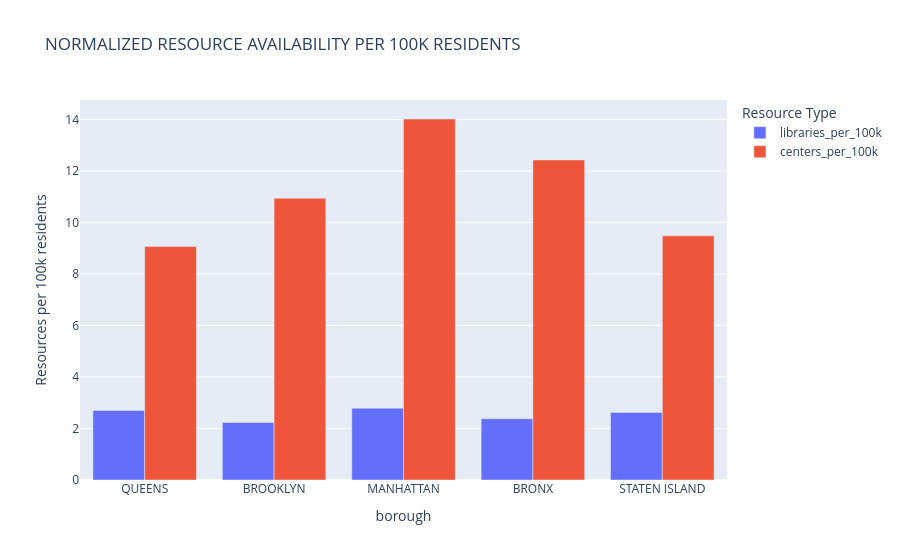

Notebook source saved alongside this figure:
### Code cell
pop_fig = px.bar( 
    normalized,
    x="borough",
    y=["libraries_per_100k","centers_per_100k"],
    barmode="group",
    title="NORMALIZED RESOURCE AVAILABILITY PER 100K RESIDENTS",
    labels={"value":"Resources per 100k residents","variable":"Resource Type"}
)

pop_fig.update_layout(
    height=600,
    legend_title_text="Resource Type"    
)
pop_fig.show()

### Figure 1 — Plotly figure (JSON) as saved in the notebook; plotly's stock layout.template omitted (floating-point values rounded to 4 significant figures)
{"data": [{"alignmentgroup": "True", "hovertemplate": "Resource Type=libraries_per_100k<br>borough=%{x}<br>Resources per 100k residents=%{y}<extra></extra>", "legendgroup": "libraries_per_100k", "marker": {"color": "#636efa", "pattern": {"shape": ""}}, "name": "libraries_per_100k", "offsetgroup": "libraries_per_100k", "orientation": "v", "showlegend": true, "textposition": "auto", "type": "bar", "x": ["QUEENS", "BROOKLYN", "MANHATTAN", "BRONX", "STATEN ISLAND"], "xaxis": "x", "y": [2.702, 2.234, 2.79, 2.377, 2.622], "yaxis": "y"}, {"alignmentgroup": "True", "hovertemplate": "Resource Type=centers_per_100k<br>borough=%{x}<br>Resources per 100k residents=%{y}<extra></extra>", "legendgroup": "centers_per_100k", "marker": {"color": "#EF553B", "pattern": {"shape": ""}}, "name": "centers_per_100k", "offsetgroup": "centers_per_100k", "orientation": "v", "showlegend": true, "textposition": "auto", "type": "bar", "x": ["QUEENS", "BROOKLYN", "MANHATTAN", "BRONX", "STATEN ISLAND"], "xaxis": "x", "y": [9.063, 10.94, 14.02, 12.43, 9.481], "yaxis": "y"}], "layout": {"autosize": true, "barmode": "group", "legend": {"title": {"text": "Resource Type"}, "tracegroupgap": 0}, "title": {"text": "NORMALIZED RESOURCE AVAILABILITY PER 100K RESIDENTS"}, "xaxis": {"anchor": "y", "autorange": true, "domain": [0, 1], "range": [-0.5, 4.5], "title": {"text": "borough"}, "type": "category"}, "yaxis": {"anchor": "x", "autorange": true, "domain": [0, 1], "range": [0, 14.75], "title": {"text": "Resources per 100k residents"}, "type": "linear"}}}
